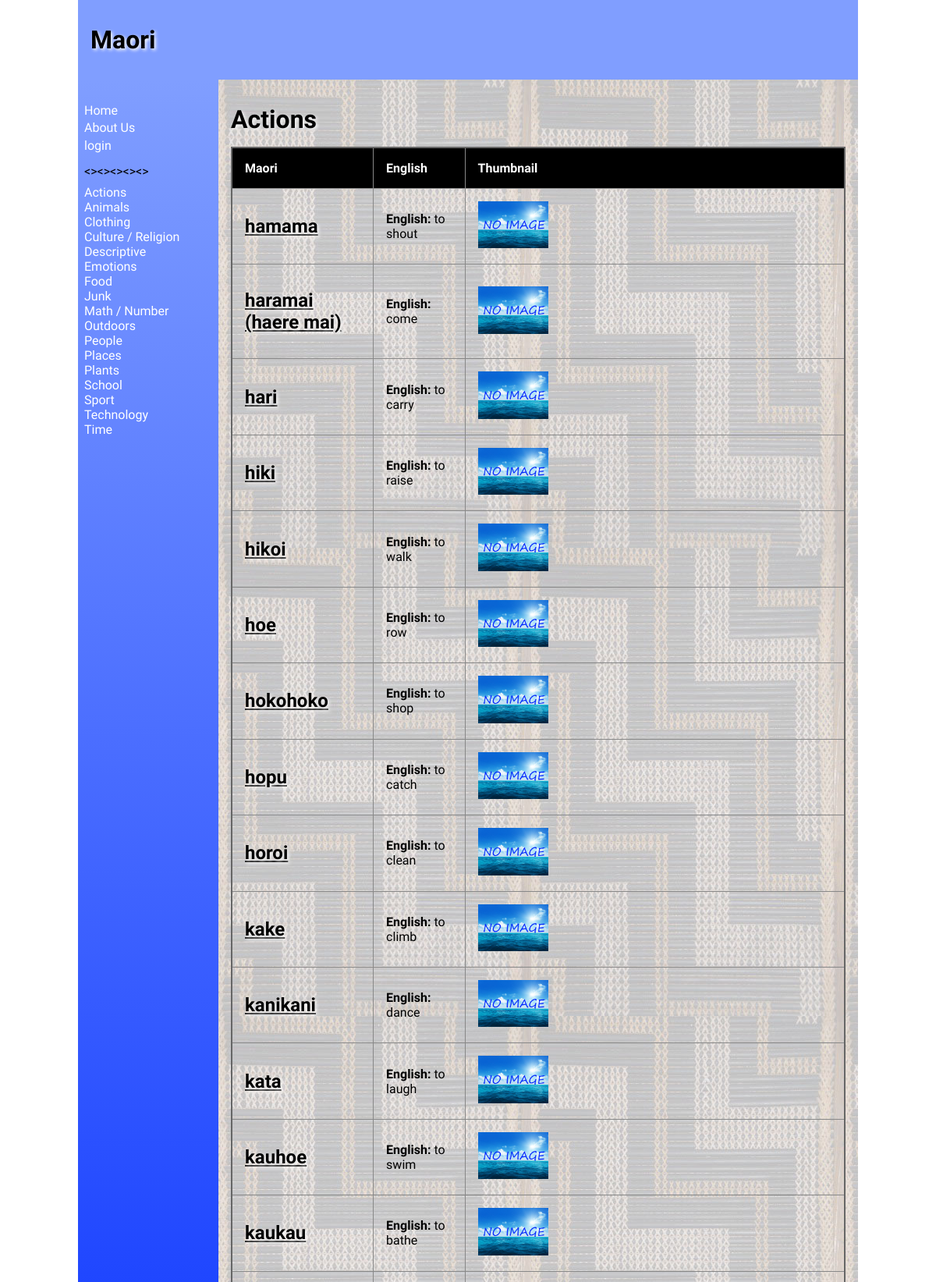
Page /catagories/1 (upper part) on the committed database.
### tables this page shows
CREATE TABLE "catalist"
(
    catali  varchar(30),
    cata_id integer
        constraint catalist_pk
            primary key autoincrement
);

CREATE TABLE "product"
(
    name_id    integer
        constraint product_pk
            primary key autoincrement,
    name       varchar(30),
    english    varchar(30),
    category   varchar(100),
    definition varchar(300),
    level      integer,
    image      varchar(100),
    cata_id    integer,
    date_time  vatchar(100),
    edited_by  varchar(30)
);

### app.py (the view)
@app.route("/catagories/<cata_id>", methods=["GET", "POST"])
def render_catagories(cata_id):
    cata_list = sidenav1()
    con = create_connection(DB_NAME)
    query = """SELECT name_id, name, english, cata_id, category, definition, level, image FROM product WHERE cata_id=? ORDER BY name, english"""
    cur = con.cursor()
    cur.execute(query, (cata_id,))
    maori_list = cur.fetchall()
    con = create_connection(DB_NAME)
    query = """SELECT cata_id, catali FROM catalist WHERE cata_id=?"""
    cur = con.cursor()
    cur.execute(query, (cata_id,))
    cata_names_list = cur.fetchall()
    con.close()
    return render_template("catagories.html", cata_names_list=cata_names_list, catagories=cata_list, maori=maori_list, logged_in=is_logged_in(), teacher=is_teacher())

### app.py (called while the page is built)
def create_connection(db_file):
    try:
        connection = sqlite3.connect(db_file)
        return connection
    except Error as e:
        print(e)
    return None

def sidenav1():
    con = create_connection(DB_NAME)
    query = """SELECT cata_id, catali FROM catalist ORDER BY catali"""
    cur = con.cursor()
    cur.execute(query)
    cata_list = cur.fetchall()
    con.commit()
    con.close()
    return cata_list

def is_logged_in():
    if session.get("email") is None:
        print("not logged in")
        return False
    else:
        print("logged in")
        return True

def is_teacher():
    if session.get("teacher") == "on":
        print("is Teacher")
        return True
    else:
        print("not Teacher")
        return False

### templates/catagories.html (shortened to what this page needs)
{% extends 'base1.html' %}
{% block main %}
        <h1>{{ cata_names_list[0][1] }} </h1>
        <table>
            <tr>
                <th>Maori</th>
                <th>English</th>
                <th>Thumbnail</th>
            </tr>
        {% for product in maori %}
        <tr>
            <td><a href="/name/{{product[0]}}"><h2>{{ product[1] }}</h2></a></td>
            <td><p><strong>English: </strong>{{ product[2] }}</p></td>
            <td><img src="/static/images/{{ product[7] }}" class="tableImage"></td>
        </tr>
        {% endfor %}
        </table>
{% endblock %}

### templates/base1.html (shortened to what this page needs)
<!doctype html>
<html lang="en">
<head>
	<link href="{{ url_for('static', filename='style.css') }}" rel="stylesheet">
</head>
<body>
	<div id="container">
		<header>
			<h1>Maori{% block heading %}{% endblock %}</h1>
		</header>
		<nav>
			<ul>
                <li><a href="\">Home</a></li>
            <a href="/contact">About Us</a><li>
			{% if logged_in %}
			<a href="/logout">logout</a><li>
			{% else %}
            <a href="/login">login</a><li>
			{% endif %}
				<p><><><><><></p>
			{% for catalist in catagories %}
        <div>
            <a href="/catagories/{{ catalist[0] }}">{{ catalist[1] }}</a>
        </div>
    		{% endfor %}
			</ul>
		</nav>
		<main>
            {% block main%}{% endblock %}
        </main>
	</div>
</body>
</html>

### static/style.css (style rules this page uses)
* { font-family: Comfortaa, sans-serif; margin: 0; padding: 0; box-sizing: border-box; }
#container { display: grid; grid-template-columns: 75px auto; grid-template-areas: 'nav header' 'main main' 'footer footer'; }
header { grid-area: header; background-color: #809eff; padding: 1rem; }
nav { grid-area: nav; }
main { grid-area: main; padding: 1rem; background-color: #edd; }
h1, h2, h3, h4 { padding: 1rem 0; font-family: 'Suez One', serif; color: #000; text-shadow: 2px 2px 4px #fff; }
p { padding: 0.5rem 0; }
a { color: #222; }
img { width: 100%; }
.tableImage { max-width: 20%; }
table { width: 100%; border: 2px solid #666; border-collapse: collapse; }
th, td { border: 1px solid #888; padding: 1rem; text-align: left; }
th { background-color: #000; color: #fff; }
@media only screen and (min-width: 768px) { #container { grid-template-columns: 180px auto; grid-template-areas: 'header header' 'nav main' 'footer footer'; } }
@media only screen and (min-width: 768px) { nav { background: linear-gradient(180deg, rgb(128, 158, 255) 0%, rgb(0, 42, 255) 50%, rgb(128, 158, 255) 100%); padding: 0.5rem; } }
@media only screen and (min-width: 768px) { nav ul { list-style: none; } }
@media only screen and (min-width: 768px) { nav li { padding: 0.2rem 0; } }
@media only screen and (min-width: 768px) { nav a { color: #fff; text-decoration: none; } }
@media only screen and (min-width: 768px) { main { background-image: url('poutama.jpg'); background-color: rgba(0, 59, 255, 0.18); } }
@media only screen and (min-width: 1000px) { #container { width: 1000px; margin: auto; } }

### rows in the picture
catalist: catali "Actions"
catalist: catali "Animals"
catalist: catali "Clothing"
catalist: catali "Culture / Religion"
catalist: catali "Descriptive"
catalist: catali "Emotions"
catalist: catali "Food"
catalist: catali "Junk"
catalist: catali "Math / Number"
catalist: catali "Outdoors"
catalist: catali "People"
catalist: catali "Places"
catalist: catali "Plants"
catalist: catali "School"
catalist: catali "Sport"
catalist: catali "Technology"
catalist: catali "Time"
product: name "hamama", english "to shout", image (placeholder picture)
product: name "haramai (haere mai)", english "come", image (placeholder picture)
product: name "hari", english "to carry", image (placeholder picture)
product: name "hiki", english "to raise", image (placeholder picture)
product: name "hikoi", english "to walk", image (placeholder picture)
product: name "hoe", english "to row", image (placeholder picture)
product: name "hokohoko", english "to shop", image (placeholder picture)
product: name "hopu", english "to catch", image (placeholder picture)
product: name "horoi", english "to clean", image (placeholder picture)
product: name "kake", english "to climb", image (placeholder picture)
product: name "kanikani", english "dance", image (placeholder picture)
product: name "kata", english "to laugh", image (placeholder picture)
product: name "kauhoe", english "to swim", image (placeholder picture)
product: name "kaukau", english "to bathe", image (placeholder picture)
